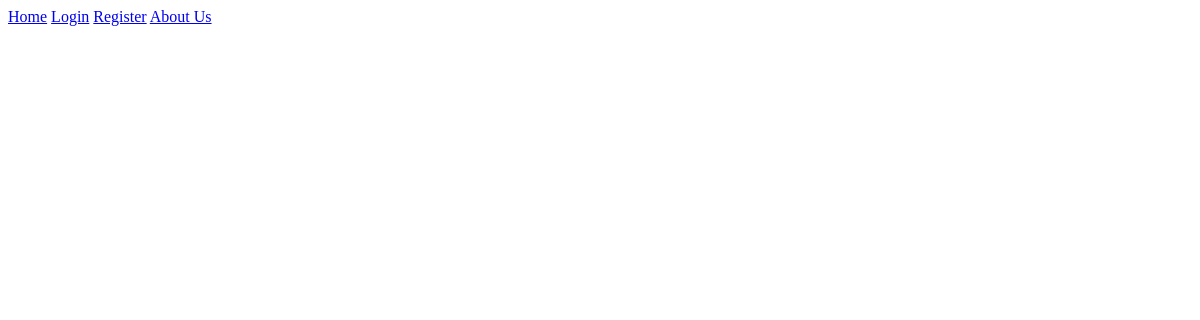
The app's page /jobs/, older data.
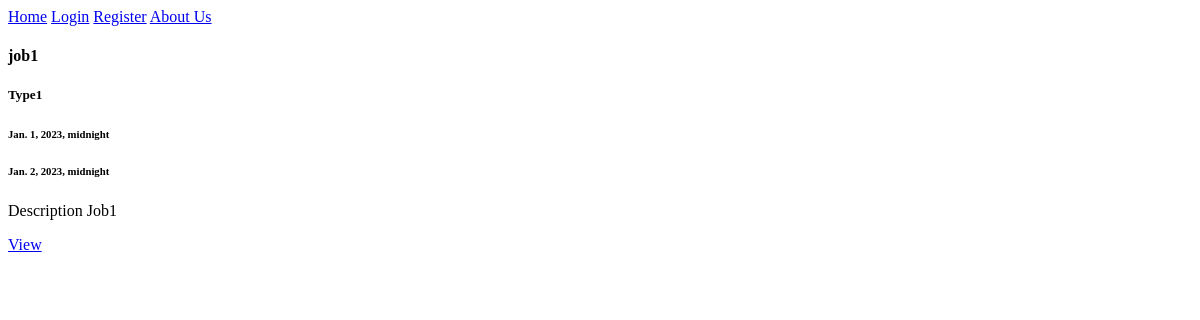
The same page, newer data.
### jobs/models.py (models this page shows, shortened)
class job(models.Model):
    id = models.AutoField(primary_key=True)
    name = models.CharField(max_length=100)
    description = models.CharField(max_length=1000)
    start_date = models.DateTimeField()
    end_date = models.DateTimeField()
    job_type_id = models.ForeignKey(job_type, on_delete=models.CASCADE)
    users = models.ManyToManyField(custom_user)

class job_type(models.Model):
    id = models.AutoField(primary_key=True)
    name = models.CharField(max_length=100)
    def __str__(self):
        return self.name

### jobs/views.py (the view)
# urls.py: path("jobs/", views.JobIndexView.as_view(), name="job_index"),
class JobIndexView(ListView):
    model = job
    template_name = "jobs/job_index.html"
    context_object_name = "jobs"

### templates/jobs/job_index.html (shortened to what this page needs)
{% extends "base/navbar.html" %}
{% block content %}
  {% for job in jobs %}
    <div class="card">
      <div class="card-body">
        <h4 class="card-title">{{ job.name }}</h4>
        <h5 class="card-subtitle mb-2 text-muted">{{ job.job_type_id }}</h5>
        <h6 class="card-subtitle mb-2 text-muted">{{ job.start_date }}</h6>
        <h6 class="card-subtitle mb-2 text-muted">{{ job.end_date }}</h6>
        <p class="card-text">{{ job.description }}</p>
        <a href="{% url 'job_detail' job.id %}" class="card-link">View</a>
      </div>
    </div>
  {% endfor %}
{% endblock content %}

Row changes from the older to the newer data that the page shows:
added job: name "job1", job_type_id "Type1", start_date "Jan. 1, 2023, midnight", end_date "Jan. 2, 2023, midnight", description "Description Job1"
